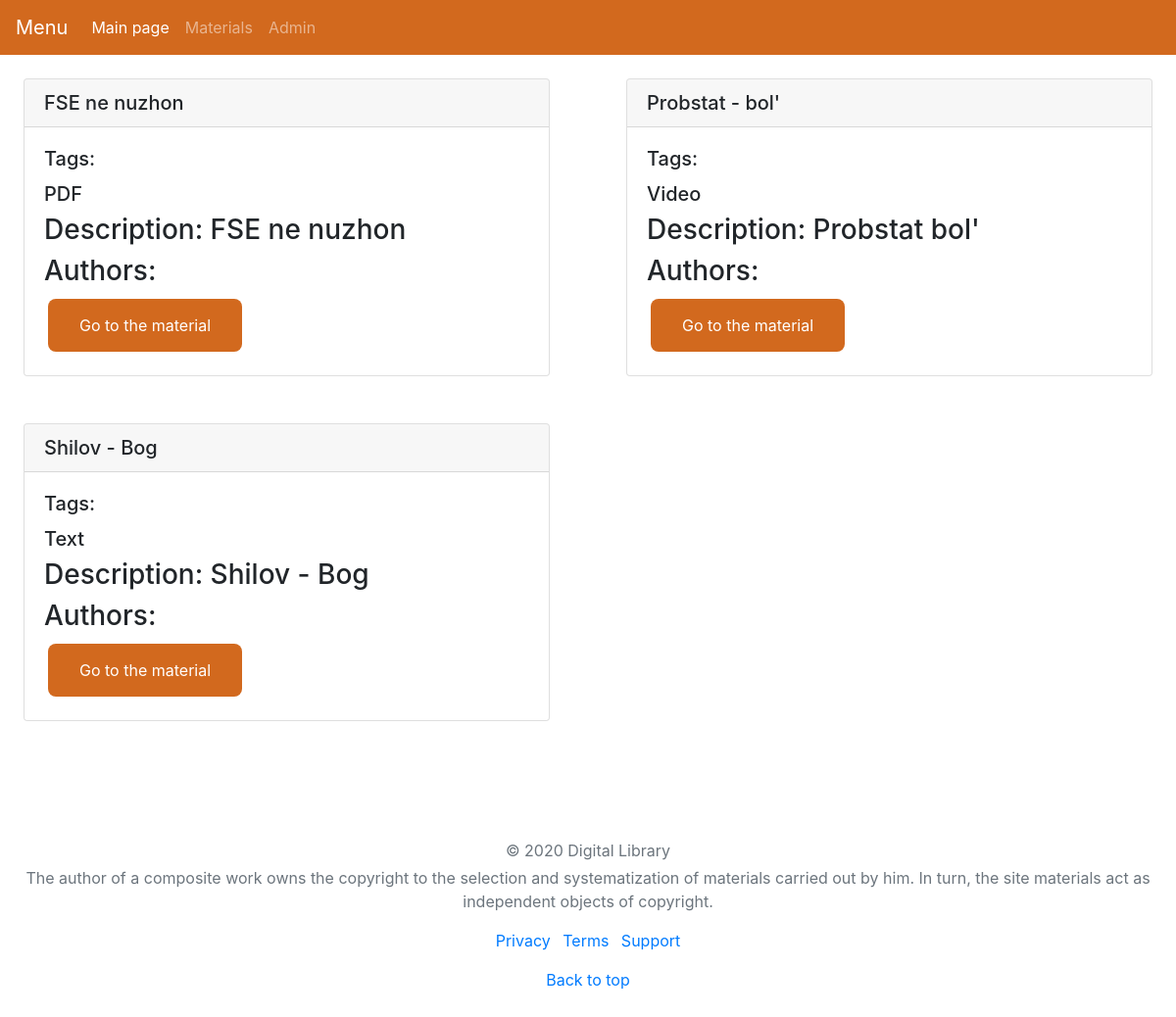
Page /list_of_materials on the earlier database version.
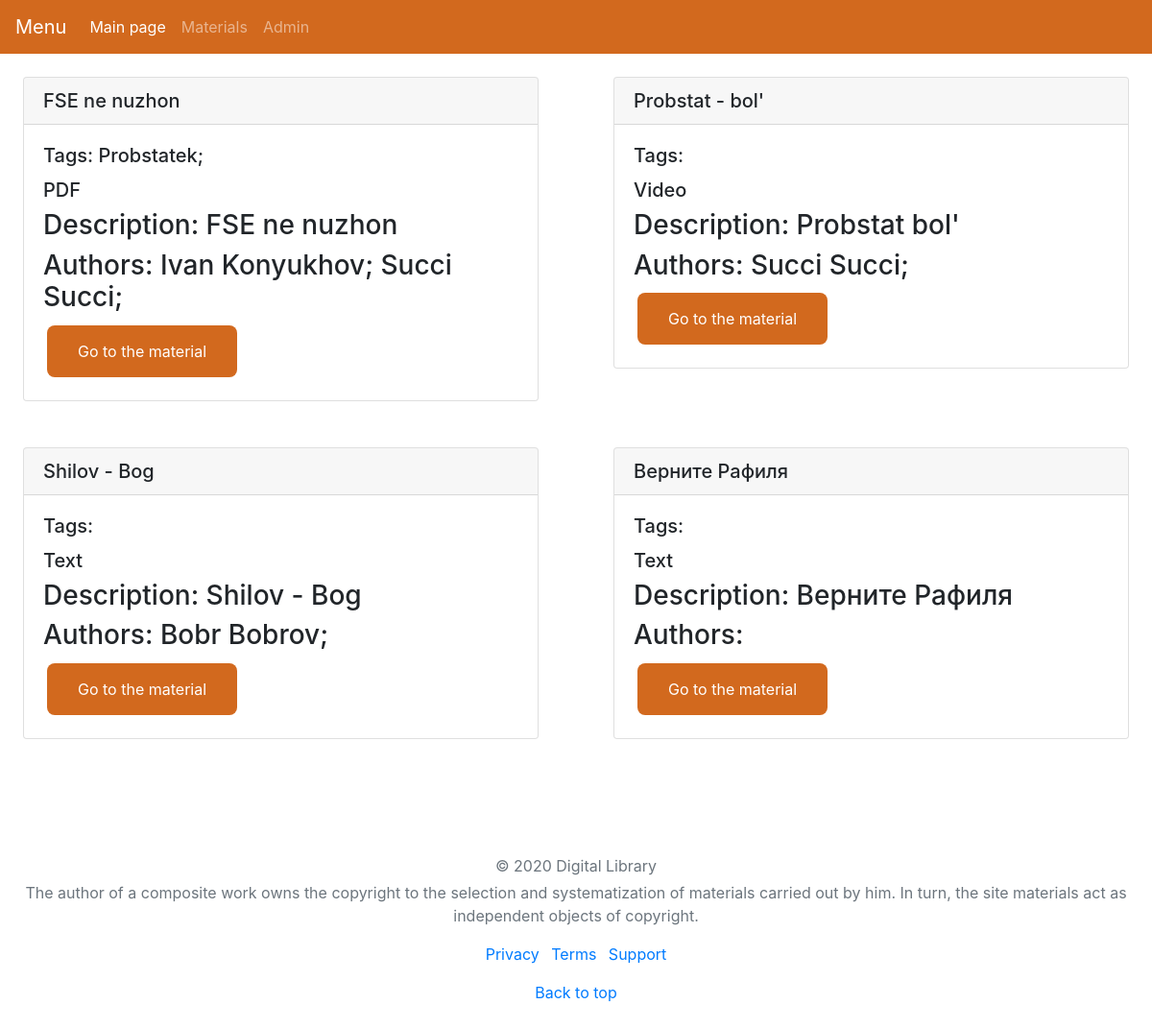
Same page on the later database version.
### digital_library/db/__init__.py (models this page shows)
class BaseModel(db_wrapper.Model):
    admin_view = ModelView

class MATERIAL(BaseModel):
    Type = TextField()
    Title = TextField(default='')
    Description = TextField(default='')
    tags = ManyToManyField(TAG, backref='materials')  # TAGGED_WITH
    authors = ManyToManyField(USER, backref='suggested_materials')  # SUGGESTED_BY

class TAG(BaseModel):
    Name = TextField(unique=True)

### digital_library/views/index.py (the view)
@index_router.route('/list_of_materials')
def list_of_materials():
    if not MATERIAL.select().exists():
        abort(404, "There are no materials at all!")
    data = []
    for material in MATERIAL.select():
        data.append({
            'id': material.id,
            'type': material.Type,
            'title': material.Title,
            'description': material.Description,
            'tags': [TAG.get_by_id(tag_id).Name for tag_id in material.tags],
            'authors': [USER.get_by_id(user_id).FullName for user_id in material.authors]
        })
    return render_template('list_of_materials.html', data = data)

### digital_library/db/__init__.py (called while the page is built)
    @property
    def FullName(self):
        return self.FirstName + ' ' + self.SecondName

### digital_library/views/templates/list_of_materials.html
{% extends '_page.html' %}
{% block content %}
    {% for item in data%}
        {% if loop.index0%2 ==0 %}
            <div class = "row .row-cols-1">
        {%  endif %}
        <div class="col-sm-6">
            <div class="card card-height: 100% m-4" >
                <h5 class="card-header">{{ item["title"] }}</h5>
                <div class="card-body">
                    <h5 class="card-title">
                        Tags:
                        {% for tag in item['tags']%}
                            {{tag}};
                        {% endfor %}
                    </h5>
                    <h5 class="card-text">{{ item["type"] }}</h5>
                    <h3 class="card-text">Description: {{ item["description"] }}</h3>
                    <h3 class="card-text">Authors:
                        {% for author in item['authors']%}
                            {{author}};
                        {% endfor %}
                    </h3>
                    <a class="button" href={{ url_for('index.material_overview', material_id = item['id']) }}>Go to the material</a>
                </div>
            </div>
        </div>
        {% if loop.index0 % 2 == 1 or loop.last %}
            </div>
        {%  endif %}
    {%  endfor %}
{% endblock %}

### digital_library/views/templates/_page.html (shortened to what this page needs)
<!DOCTYPE html>
<html lang="en">
<head>
    {% block head %}
        <link rel="stylesheet" href="https://cdn.jsdelivr.net/npm/bootstrap@4.5.3/dist/css/bootstrap.min.css"
>
    {%  endblock %}
</head>
<body>
    {% include '_navbar.html' %}
    {% block content %}{% endblock %}
    {% include '_footer.html' %}
</body>
</html>

### digital_library/views/templates/_navbar.html (shortened to what this page needs)
<nav class="navbar navbar-expand-lg navbar-dark bg-moodle">
    {% block navbar %}
    <a class="navbar-brand" href="">Menu</a>
    <div class="collapse navbar-collapse" id="navbarNavAltMarkup">
        <div class="navbar-nav">
            {% block menu %}
                <a class="nav-link active" href="/">Main page<span class="sr-only">(current)</span></a>
                <a class="nav-link" href="/list_of_materials">Materials</a>
                <a class="nav-link" href="/admin">Admin</a>
            {% endblock %}
        </div>
    </div>
    {%  endblock %}
</nav>

### digital_library/views/templates/_footer.html
<footer class="my-5 pt-5 text-muted text-center text-small">
    {% block footer %}
    <p class="mb-1">&copy; 2020 Digital Library</p>
    <p>The author of a composite work owns the copyright to the selection and systematization of materials carried out by him. In turn, the site materials act as independent objects of copyright.</p>
    <ul class="list-inline">
      {% block footerLinks %}
      <li class="list-inline-item"><a href="#">Privacy</a></li>
      <li class="list-inline-item"><a href="#">Terms</a></li>
      <li class="list-inline-item"><a href="#">Support</a></li>
      {% endblock %}
    </ul>
    <p class="float-center">
      <a href="#">Back to top</a>
    </p>
    {%  endblock %}
</footer>

### digital_library/views/templates/_page.html (style rules this page uses)
.bg-moodle { background-color: #d2691e; }
.button { background-color: #d2691e; border: none; color: white; display: inline-block; padding: 15px 32px; text-align: center; text-decoration: none; font-size: 16px; cursor: pointer; border-radius: 8px; margin: 4px 4px; }

Differences in the rows shown:
changed MATERIAL "FSE ne nuzhon": gains TAG (Name "Probstatek")
added MATERIAL: title "Верните Рафиля", type "Text", description "Верните Рафиля"
Other differences:
new list line: "Ivan Konyukhov ;"
new list line: "Succi Succi ;"
new list line: "Bobr Bobrov ;"
